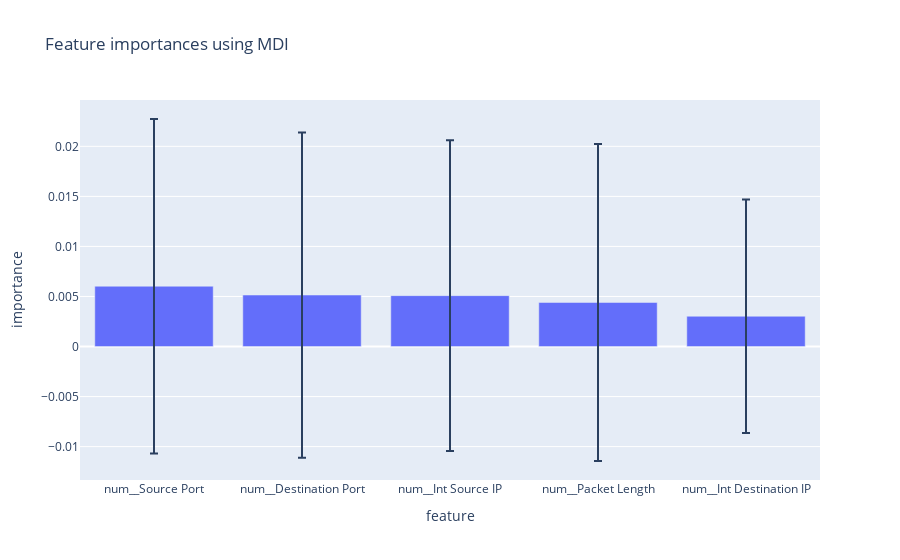

Write notebook code for a chart like this one.
### Markdown cell above
### Feature Importance

### Code cell
importances = base_model.named_steps['classifier'].feature_importances_
std = np.std([tree.feature_importances_ for tree in base_model.named_steps['classifier'].estimators_], axis=0)
feature_names = [f"{x}" for x in base_model.named_steps["preprocessor"].get_feature_names_out()]
forest_importances = pd.DataFrame({"feature": feature_names, "importance": importances, "std": std}).sort_values("importance", ascending=False)

fig = px.bar(forest_importances[forest_importances["importance"] > 0.003],x="feature",y="importance", error_y="std", title="Feature importances using MDI")
fig.show()

### Figure 1 — Plotly figure (JSON) as saved in the notebook; plotly's stock layout.template omitted (floating-point values rounded to 4 significant figures)
{"data": [{"error_y": {"array": [0.01671, 0.01625, 0.01553, 0.01584, 0.01165]}, "hovertemplate": "feature=%{x}<br>importance=%{y}<extra></extra>", "legendgroup": "", "marker": {"color": "#636efa", "pattern": {"shape": ""}}, "name": "", "orientation": "v", "showlegend": false, "textposition": "auto", "type": "bar", "x": ["num__Source Port", "num__Destination Port", "num__Int Source IP", "num__Packet Length", "num__Int Destination IP"], "xaxis": "x", "y": [0.006023, 0.005145, 0.005083, 0.0044, 0.003025], "yaxis": "y"}], "layout": {"barmode": "relative", "legend": {"tracegroupgap": 0}, "title": {"text": "Feature importances using MDI"}, "xaxis": {"anchor": "y", "domain": [0, 1], "title": {"text": "feature"}}, "yaxis": {"anchor": "x", "domain": [0, 1], "title": {"text": "importance"}}}}
